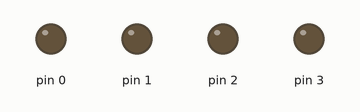
This sketch was run on a simulated Arduino Uno, built with avr-gcc and run on an emulated ATmega328P. Parts: output pins drawn as LEDs (lit = HIGH).

Above: at 0.1 s.
At 0.5 s:
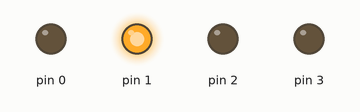
At 0.9 s:
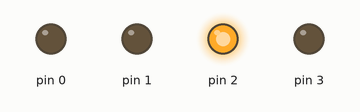
At 1.9 s:
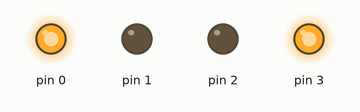
At 3.1 s:
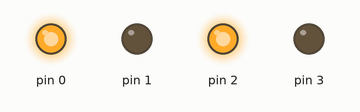
At 4.3 s:
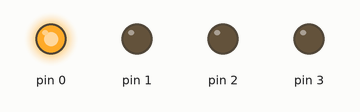
Timing chart, 0 to 4.6 s (numbered marks = the images above):
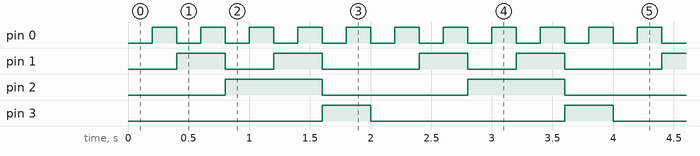

The sketch:

1.ino
```cpp
int a , i, j;
int array[10][4] = {
  {0, 0, 0, 0},
  {1, 0, 0, 0},
  {0, 1, 0, 0},
  {1, 1, 0, 0},
  {0, 0, 1, 0},
  {1, 0, 1, 0},
  {0, 1, 1, 0},
  {1, 1, 1, 0},
  {0, 0, 0, 1},
  {1, 0, 0, 1},
};

void setup() {
  for (a = 0; a < 4; a++) {
    pinMode(a, OUTPUT);
  }
}

void loop() {
  for (i = 0; i <= 9; i++) {
    for (j = 0; j <= 3; j++) {
      digitalWrite(j, array[i][j]);
    }
    delay(200);
  }
}
```

Measured:
- by itself, pin 0: alternates HIGH for 0.20 s and LOW for 0.20 s
- by itself, pin 1: repeats every 2.0 s: LOW 0.40 s, HIGH 0.40 s, LOW 0.80 s, HIGH 0.40 s
- by itself, pin 2: alternates HIGH for 0.80 s and LOW for 1.2 s
- by itself, pin 3: alternates HIGH for 0.40 s and LOW for 1.6 s
